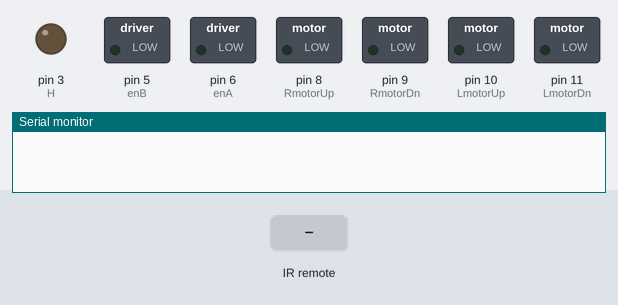
Recording of a sketch running on a simulated Arduino Uno, built with avr-gcc and run on an emulated ATmega328P. Parts: switched loads named in the sketch (green lamp = pin HIGH), output pins drawn as LEDs (lit = HIGH), the last lines printed to the serial monitor. The test bench sets the inputs (shaded band).

Above: at 1.2 s.
1.3 s: infrared code 0x1 received
At 2.1 s:
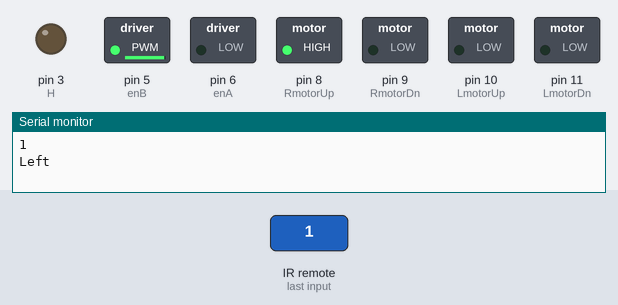
2.8 s: infrared code 0x2 received
At 3.2 s:
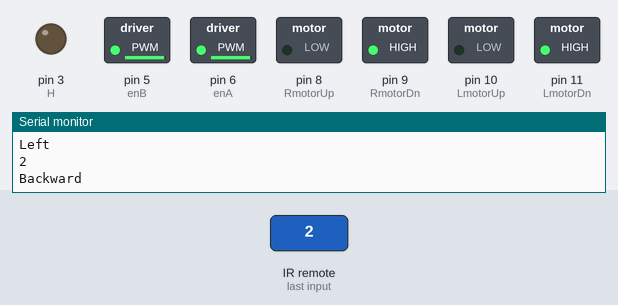
4.3 s: infrared code 0x5 received
At 5.5 s:
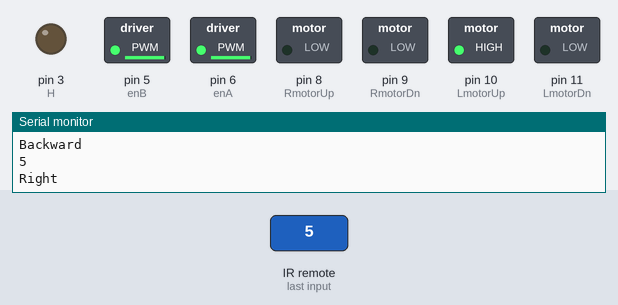
5.8 s: infrared code 0x1 received
At 6.6 s:
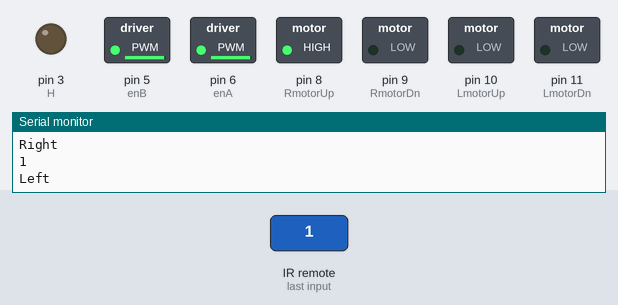
7.3 s: infrared code 0x3 received
At 7.7 s:
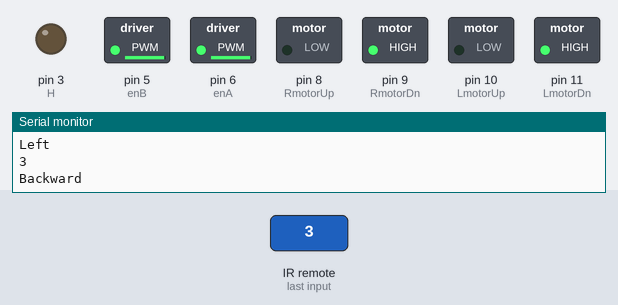
Timing chart, 0 to 9.8 s (numbered marks = the images above; inputs shaded):
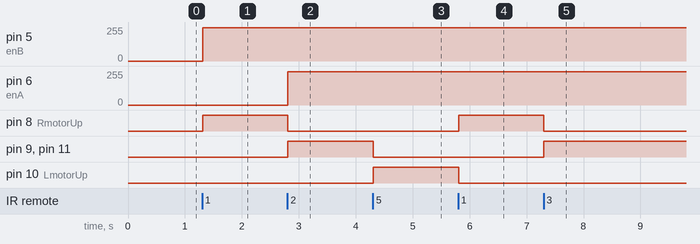

The sketch:

car.ino
```cpp
#include <RCSwitch.h>

RCSwitch mySwitch = RCSwitch();
int enA=6;
int enB=5;
int H=3;
int LmotorUp = 10;
int LmotorDn = 11;
int RmotorUp = 8;
int RmotorDn = 9;
int spd;
int hstate;
int sstate;

void setup()
{
  Serial.begin(9600);
  pinMode(enA, OUTPUT);
  pinMode(enB, OUTPUT);
  pinMode(H,OUTPUT);
  pinMode(LmotorUp,OUTPUT);
  pinMode(LmotorDn,OUTPUT);
  pinMode(RmotorUp,OUTPUT);
  pinMode(RmotorDn,OUTPUT);
  spd=250;
  mySwitch.enableReceive(0);

  hstate=0;
  sstate=0;
}


void loop()
{
  if(mySwitch.available())
  {
    int r = mySwitch.getReceivedValue();
    Serial.println(r);
    int input=5;
    int x=r/10;
    int y=r%10;
    if(y>4){
      input=4;
    }
    else if(y<2){
      input =3;
    }
    else if(x>4){
      input =1;
    }
    else if(x<2){
      input=2;
    }


    switch(input)
    {
     case 1 : MoveF();
     break;
     case 2 : MoveB();
     break;
     case 3 : MoveL();
     break;
     case 4 : MoveR();
     break;
     case 5 : Stop();
     break;


     default : Stop();
     break;
    }
  }
     mySwitch.resetAvailable();
     delay(10);

}

void MoveF()
{
  Serial.println("Forward");
  digitalWrite(LmotorUp,HIGH);
  digitalWrite(LmotorDn,LOW);
  analogWrite(enA, spd);
  digitalWrite(RmotorUp,HIGH);
  digitalWrite(RmotorDn,LOW);
  analogWrite(enB, spd);
  delay(10);

}

void MoveB()
{
  Serial.println("Backward");
  digitalWrite(LmotorUp,LOW);
  digitalWrite(LmotorDn,HIGH);
  analogWrite(enA, spd);
  digitalWrite(RmotorUp,LOW);
  digitalWrite(RmotorDn,HIGH);
  analogWrite(enB, spd);
  delay(10);

}

void MoveL()
{
  Serial.println("Left");
  if(sstate==0)
  {
    digitalWrite(LmotorUp,LOW);
    digitalWrite(LmotorDn,LOW);
  }
  else if(sstate==1){
    digitalWrite(LmotorUp,LOW);
    digitalWrite(LmotorDn,HIGH);
    analogWrite(enA, spd);
  }
  digitalWrite(RmotorUp,HIGH);
  digitalWrite(RmotorDn,LOW);
  analogWrite(enB, spd);
  delay(10);

}

void MoveR()
{
  Serial.println("Right");
  digitalWrite(LmotorUp,HIGH);
  digitalWrite(LmotorDn,LOW);
  analogWrite(enA, spd);
  if(sstate==0)
  {
    digitalWrite(RmotorUp,LOW);
    digitalWrite(RmotorDn,LOW);
  }
  else if(sstate==1)
  {
    digitalWrite(RmotorUp,LOW);
    digitalWrite(RmotorDn,HIGH);
    analogWrite(enB, spd);
  }
  delay(10);

}

void Stop()
{
  Serial.println("Stop");
  digitalWrite(LmotorUp,LOW);
  digitalWrite(LmotorDn,LOW);
  digitalWrite(RmotorUp,LOW);
  digitalWrite(RmotorDn,LOW);
}

void Speed()
{
  spd=spd+75;
  if(spd>250)
  {
    spd=100;
  }
  if(spd<175)
  {
    Serial.println("Speed LOW");
  }
  else if(spd<250)
  {
    Serial.println("Speed MEDIUM");
  }
  else
  {
    Serial.println("Speed High");
  }
}

void Horn()
{
  if(hstate==0)
  {
    digitalWrite(H,HIGH);
    Serial.println("Horn on");
    hstate=1;
    delay(100);
  }
  else if(hstate==1)
  {
    digitalWrite(H,LOW);
    Serial.println("Horn off");
    hstate=0;
    delay(10);
  }
}

void Sturn()
{
 if(sstate==0)
  {
    sstate=1;
  }
 else if(sstate==1)
  {
    sstate=0;
  }
}
```

Measured:
- after the input at 1.3 s, pin 5 (enB): 0/255 → 250/255 at once; pin 8 (RmotorUp): LOW → HIGH at once
- after the input at 2.8 s, pin 6 (enA): 0/255 → 250/255 at once; pin 8 (RmotorUp): HIGH → LOW at once; pin 9 (RmotorDn), pin 11 (LmotorDn): LOW → HIGH at once
- after the input at 4.3 s, pin 9 (RmotorDn), pin 11 (LmotorDn): HIGH → LOW at once; pin 10 (LmotorUp): LOW → HIGH at once
- after the input at 5.8 s, pin 8 (RmotorUp): LOW → HIGH at once; pin 10 (LmotorUp): HIGH → LOW at once
- after the input at 7.3 s, pin 8 (RmotorUp): HIGH → LOW at once; pin 9 (RmotorDn), pin 11 (LmotorDn): LOW → HIGH at once
